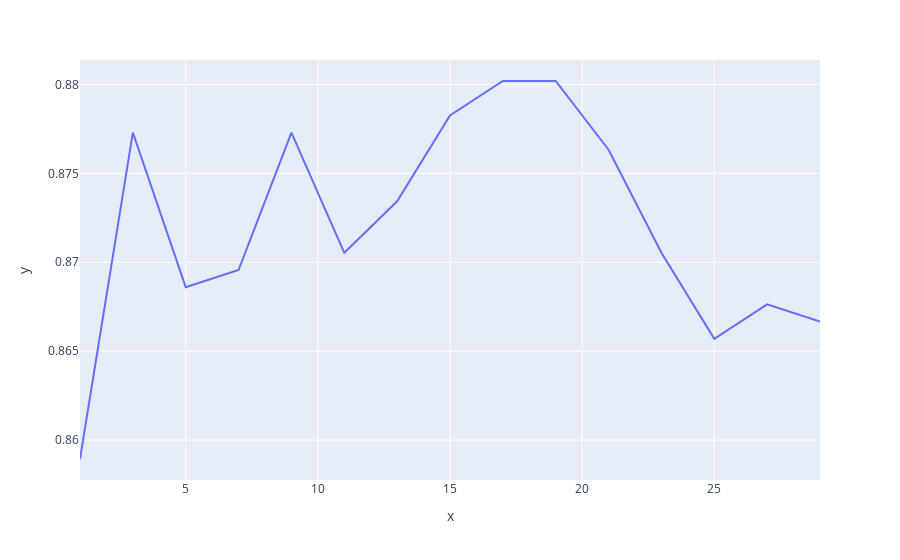

The notebook cell saved with this chart:
### Code cell
px.line(x=k_values, y=accuracy_values)

### Figure 1 — Plotly figure (JSON) as saved in the notebook; plotly's stock layout.template omitted (floating-point values rounded to 4 significant figures)
{"data": [{"hovertemplate": "x=%{x}<br>y=%{y}<extra></extra>", "legendgroup": "", "line": {"color": "#636efa", "dash": "solid"}, "marker": {"symbol": "circle"}, "mode": "lines", "name": "", "orientation": "v", "showlegend": false, "type": "scatter", "x": [1, 3, 5, 7, 9, 11, 13, 15, 17, 19, 21, 23, 25, 27, 29], "xaxis": "x", "y": [0.8589, 0.8773, 0.8686, 0.8696, 0.8773, 0.8705, 0.8734, 0.8783, 0.8802, 0.8802, 0.8763, 0.8705, 0.8657, 0.8676, 0.8667], "yaxis": "y"}], "layout": {"legend": {"tracegroupgap": 0}, "margin": {"t": 60}, "xaxis": {"anchor": "y", "domain": [0, 1], "title": {"text": "x"}}, "yaxis": {"anchor": "x", "domain": [0, 1], "title": {"text": "y"}}}}
